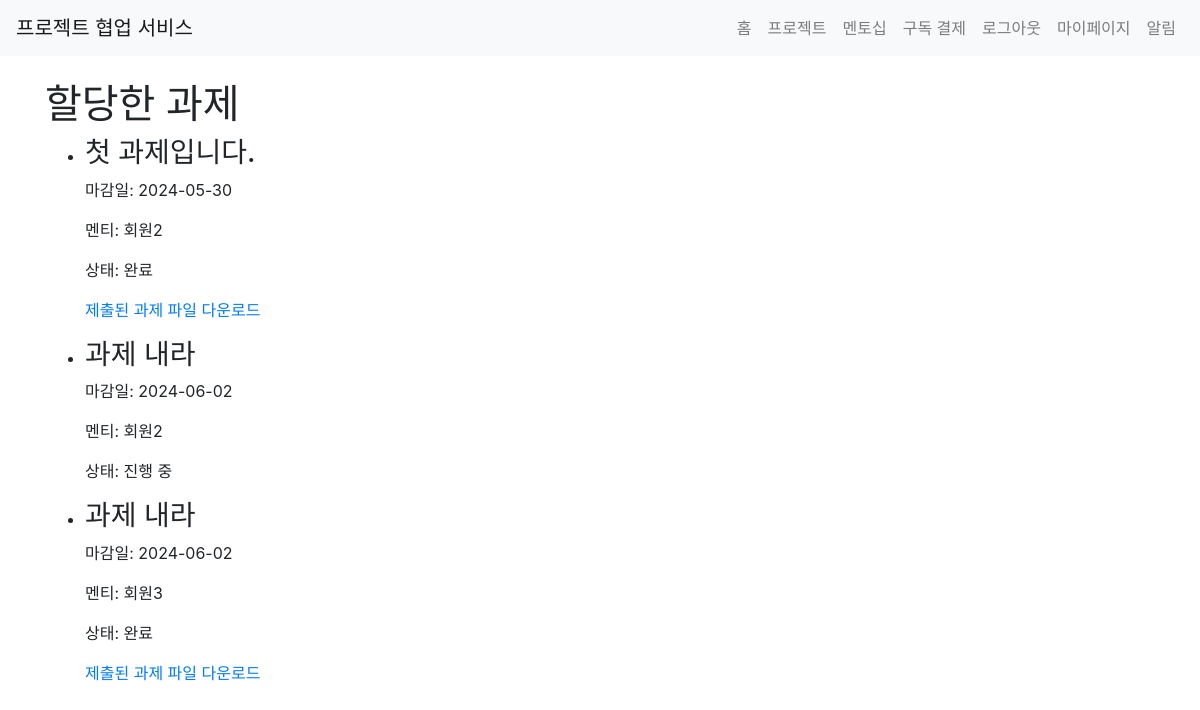
Page /mentorship/assigned_tasks (signed in) on the earlier database version.
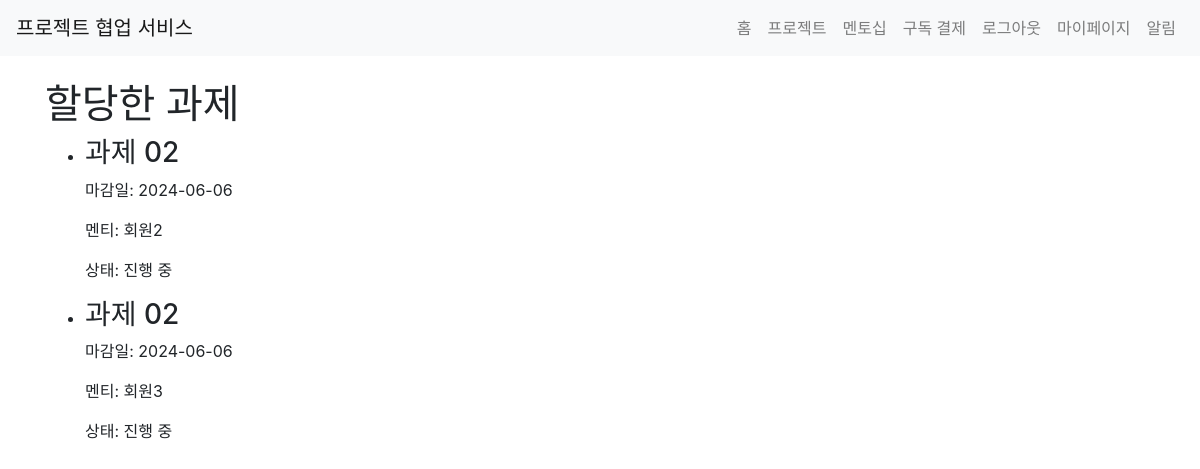
Same page on the later database version.
### app/models.py (models this page shows)
class Assignment(db.Model):
    id = db.Column(db.Integer, primary_key=True)
    mentor_id = db.Column(db.Integer, db.ForeignKey('user.id'), nullable=False)
    mentee_id = db.Column(db.Integer, db.ForeignKey('user.id'), nullable=False)
    title = db.Column(db.String(100), nullable=False)
    description = db.Column(db.Text, nullable=False)
    deadline = db.Column(db.DateTime, nullable=False)
    completed = db.Column(db.Boolean, default=False)
    mentor = db.relationship('User', foreign_keys=[mentor_id], backref=db.backref('given_assignments', lazy=True))
    mentee = db.relationship('User', foreign_keys=[mentee_id], backref=db.backref('received_assignments', lazy=True))
    file = db.Column(db.String(255), nullable = True)

class User(UserMixin, db.Model):
    id = db.Column(db.Integer, primary_key=True)
    name = db.Column(db.String(100), nullable=False)
    email = db.Column(db.String(120), unique=True, nullable=False)
    password = db.Column(db.String(255), nullable=False)
    bio = db.Column(db.Text)
    notifications = db.relationship('Notification', back_populates='user', lazy=True)
    projects = db.relationship('Project', secondary='project_participant', back_populates='participants', overlaps="project_participants")
    subscription = db.relationship('Subscription', back_populates='subscriber', uselist=False)
    created_projects = db.relationship('Project', back_populates='client', lazy=True, foreign_keys='Project.client_id')
    mentees = db.relationship('User',
                              secondary=mentorship_mentor,
                              primaryjoin=(mentorship_mentor.c.mentor_id == id),
                              secondaryjoin=(mentorship_mentor.c.mentee_id == id),
                              backref=db.backref('mentors', lazy='dynamic'),
                              lazy='dynamic')
    pending_mentees = db.relationship('User',
                                    secondary=mentorship_mentee,
                                    primaryjoin=(mentorship_mentee.c.mentor_id == id),
                                    secondaryjoin=(mentorship_mentee.c.mentee_id == id),
                                    backref=db.backref('pending_mentors', lazy='dynamic'),
                                    lazy='dynamic')
    project_participants = db.relationship('ProjectParticipant', back_populates='user', lazy=True, overlaps="projects")

### app/views/mentorship.py (the view)
@bp.route('/assigned_tasks')
@login_required
def assigned_tasks():
    tasks = current_user.given_assignments
    return render_template('mentorship/assigned_tasks.html', tasks=tasks)

### app/__init__.py (called while the page is built)
@login_manager.user_loader
def load_user(user_id):
    if user_id is not None:
        return User.query.get(int(user_id))
    return None

### app/templates/mentorship/assigned_tasks.html
{% extends 'base.html' %}
{% block content %}
<h1>할당한 과제</h1>
<ul>
  {% for task in tasks %}
  <li>
    <h3>{{ task.title }}</h3>
    <p>마감일: {{ task.deadline.strftime('%Y-%m-%d') }}</p>
    <p>멘티: {{ task.mentee.name }}</p>
    <p>상태: {% if task.completed %}완료{% else %}진행 중{% endif %}</p>
    {% if task.completed %}
      {% if task.file %}
      <p><a href="{{ url_for('mentorship.download_file', filename=task.file) }}">제출된 과제 파일 다운로드</a></p>
      {% else %}
      <p><button class="btn btn-secondary" disabled>제출된 과제 파일 없음</button></p>
      {% endif %}
    {% endif %}
  </li>
  {% endfor %}
</ul>
{% endblock %}

### app/templates/base.html (shortened to what this page needs)
<!DOCTYPE html>
<html lang="ko">
<head>
    <link rel="stylesheet" href="https://maxcdn.bootstrapcdn.com/bootstrap/4.5.2/css/bootstrap.min.css">
</head>
<body>
    <nav class="navbar navbar-expand-lg navbar-light bg-light">
        <a class="navbar-brand" href="/">프로젝트 협업 서비스</a>
        <div class="collapse navbar-collapse" id="navbarNav">
            <ul class="navbar-nav ml-auto">
                <li class="nav-item">
                    <a class="nav-link" href="{{ url_for('main.index') }}">홈</a>
                </li>
                <li class="nav-item">
                    <a class="nav-link" href="{{ url_for('project.list_projects') }}">프로젝트</a>
                </li>
                {% if current_user.is_authenticated %}
                <li class="nav-item">
                    <a class="nav-link" href="{{ url_for('mentorship.index') }}">멘토십</a>
                </li>
                <li class="nav-item">
                    <a class="nav-link" href="{{ url_for('payments.subscribe') }}">구독 결제</a>
                </li>
                <li class="nav-item">
                    <a class="nav-link" href="{{ url_for('auth.logout') }}">로그아웃</a>
                </li>
                <li class="nav-item">
                    <a class="nav-link" href="{{ url_for('mypage.index') }}">마이페이지</a>
                </li>
                <li class="nav-item">
                    <a class="nav-link" href="{{ url_for('notification.index') }}">
                        알림
                    </a>
                </li>
                {% endif %}
            </ul>
        </div>
    </nav>
    <div class="container mt-4">
        {% block content %}{% endblock %}
    </div>
</body>
</html>

Differences in the rows shown:
no longer on this page (row edited): Assignment: title "첫 과제입니다.", deadline "2024-05-30", mentee.name "회원2", completed "완료"
no longer on this page (row edited): Assignment: title "과제 내라", deadline "2024-06-02", mentee.name "회원2", completed "진행 중"
changed Assignment (number 1 of 2 on the later page): title "과제 내라" → "과제 02"; deadline "2024-06-02" → "2024-06-06"; mentee.name "회원3" → "회원2"; file "10.pdf" → empty (drawn); completed "완료 제출된 과제 파일 다운로드" → "진행 중"
added Assignment: title "과제 02", deadline "2024-06-06", mentee.name "회원3", completed "진행 중"
